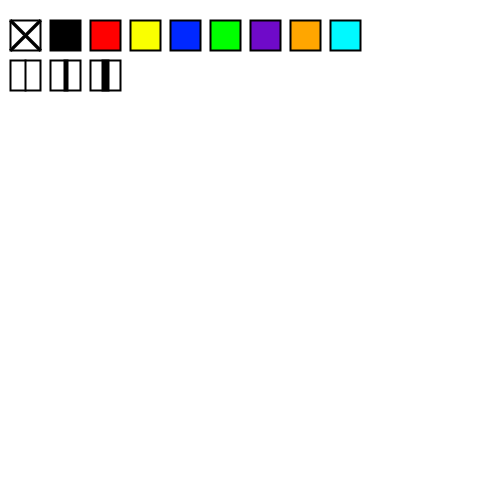
Frame 1 (no input)
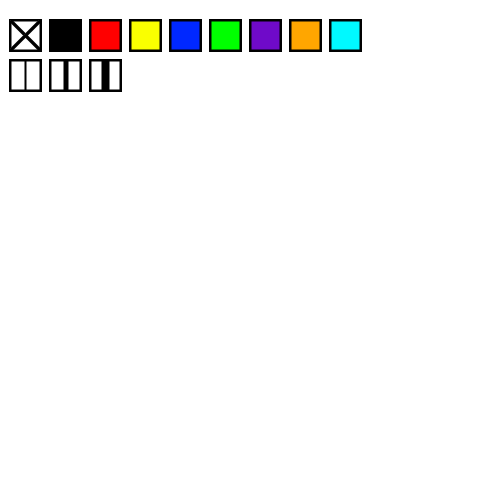
Frame 60 (the mouse pressed at the canvas centre just before this capture)
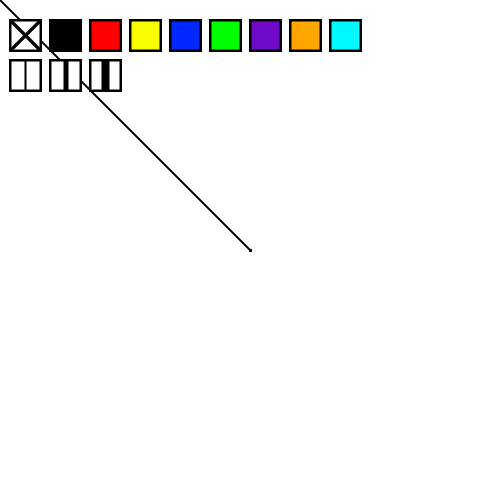
Frame 120 (the mouse held since frame 60 and released just before this capture)

The Processing sketch that drew these frames (run headless with seeded random() and noise(); from frame 60 on, the mouse is pressed at the canvas centre):

// Processing sketch: processing_26684
// ── processing_26684.pde

boolean hit = false;
boolean hit2 = false;
boolean hit3 = false;
boolean hit4 = false;
boolean hit5 = false;
boolean hit6 = false;
boolean hit7 = false;
boolean hit8 = false;
boolean hit9 = false;
float oldX;
float oldY;
int sWeight = 2;

void setup(){
  size(500, 500);
  background(255);
}


void draw(){
  strokeWeight(2);
  
  //button for clear screen
  fill(255);
  rect(10, 20, 30, 30);
  quad(11, 20, 10, 21, 39, 50, 40, 49);
  quad(39, 20, 40, 21, 11, 50, 10, 49);
  if(mouseX > 10 && mouseX < 40 && mouseY > 20 && mouseY < 50){
  // if(!hit){  // This tests to see if hit is not true
     //fill(130, 12, 147);
   //}
   if(mousePressed){ // This is where we know the box has been clicked
   background(255);
    fill(255); 
   }else{
    fill(255); 
   }
    hit = true; 
   //println("HIT!");
  }else{
    hit = false;
    fill(255);
  }
  
  //button for black
  fill(0);
  rect(50, 20, 30, 30);
  if(mouseX > 50 && mouseX < 80 && mouseY > 20 && mouseY < 50){
   //if(!hit2){  // This tests to see if hit is not true
    // fill(130, 120, 147);
  // }
   if(mousePressed){ // This is where we know the box has been clicked
    fill(0); 
    stroke(0);
   }else{
    fill(0); 
   }
    hit2 = true; 
   //println("HIT!");
  }else{
    hit2 = false;
    fill(0);
  }
  
  //button for red
  fill(255, 0, 0);
  rect(90, 20, 30, 30);
  if(mouseX > 90 && mouseX < 120 && mouseY > 20 && mouseY < 50){
  // if(!hit2){  // This tests to see if hit is not true
   //  fill(255, 0, 0);
  // }
   if(mousePressed){ // This is where we know the box has been clicked
    fill(255, 0, 0); 
    stroke(255, 0, 0);
   }else{
    fill(255, 0, 0); 
   }
    hit3 = true; 
   //println("HIT!");
  }else{
    hit3 = false;
    fill(255, 0, 0);
  }
  
  //button for yellow
  fill(250, 255, 0);
  rect(130, 20, 30, 30);
  if(mouseX > 130 && mouseX < 160 && mouseY > 20 && mouseY < 50){
  // if(!hit2){  // This tests to see if hit is not true
   //  fill(250, 255, 0);
   //}
   if(mousePressed){ // This is where we know the box has been clicked
    fill(250, 255, 0); 
    stroke(250, 255, 0);
   }else{
    fill(250, 255, 0); 
   }
    hit4 = true; 
   //println("HIT!");
  }else{
    hit4 = false;
    fill(250, 255, 0);
  }
  
  //button for blue
  fill(0, 40, 255);
  rect(170, 20, 30, 30);
  if(mouseX > 170 && mouseX < 200 && mouseY > 20 && mouseY < 50){
  // if(!hit2){  // This tests to see if hit is not true
     //fill(230, 99, 99);
  // }
   if(mousePressed){ // This is where we know the box has been clicked
    fill(0, 40, 255); 
    stroke(0, 40, 255);
   }else{
    fill(0, 40, 255); 
   }
    hit5 = true; 
   //println("HIT!");
  }else{
    hit5 = false;
    fill(0, 40, 255);
  }
  
  //button for green
  fill(0, 255, 0);
  rect(210, 20, 30, 30);
  if(mouseX > 210 && mouseX < 240 && mouseY > 20 && mouseY < 50){
  // if(!hit2){  // This tests to see if hit is not true
     //fill(230, 99, 99);
  // }
   if(mousePressed){ // This is where we know the box has been clicked
    fill(0, 255, 0); 
    stroke(0, 255, 0);
   }else{
    fill(0, 255, 0); 
   }
    hit6 = true; 
   //println("HIT!");
  }else{
    hit6 = false;
    fill(0, 255, 0);
  }
  
  //button for purple
  fill(111, 10, 201);
  rect(250, 20, 30, 30);
  if(mouseX > 250 && mouseX < 280 && mouseY > 20 && mouseY < 50){
  // if(!hit2){  // This tests to see if hit is not true
     //fill(230, 99, 99);
  // }
   if(mousePressed){ // This is where we know the box has been clicked
    fill(111, 10, 201); 
    stroke(111, 10, 201);
   }else{
    fill(111, 10, 201); 
   }
    hit7 = true; 
   //println("HIT!");
  }else{
    hit7 = false;
    fill(111, 10, 201);
  }
  
  //button for orange
  fill(255, 166, 0);
  rect(290, 20, 30, 30);
  if(mouseX > 290 && mouseX < 320 && mouseY > 20 && mouseY < 50){
  // if(!hit2){  // This tests to see if hit is not true
     //fill(230, 99, 99);
  // }
   if(mousePressed){ // This is where we know the box has been clicked
    fill(255, 166, 0); 
    stroke(255, 166, 0);
   }else{
    fill(255, 166, 0); 
   }
    hit8 = true; 
   //println("HIT!");
  }else{
    hit8 = false;
    fill(255, 166, 0);
  }
  
   //button for aqua
  fill(0, 249, 255);
  rect(330, 20, 30, 30);
  if(mouseX > 330 && mouseX < 360 && mouseY > 20 && mouseY < 50){
  // if(!hit2){  // This tests to see if hit is not true
     //fill(230, 99, 99);
  // }
   if(mousePressed){ // This is where we know the box has been clicked
    fill(0, 249, 255); 
    stroke(0, 249, 255);
   }else{
    fill(0, 249, 255); 
   }
    hit8 = true; 
   //println("HIT!");
  }else{
    hit8 = false;
    fill(0, 249, 255);
  }
  
  fill(255); // lowest weight
  rect(10, 60, 30, 30);
  fill(0);
  rect(25, 60, 0.7, 30);
  if(mouseX > 10 && mouseX < 40 && mouseY > 60 && mouseY < 90){
    if(mousePressed){
      sWeight = 2;
    }
  }
  
  fill(255); // Mid weight
  rect(50, 60, 30, 30);
  fill(0);
  rect(64, 60, 3, 30);
  if(mouseX > 50 && mouseX < 80 && mouseY > 60 && mouseY < 90){
    if(mousePressed){
      sWeight = 5;
    }
  }
  
  fill(255); // Heavy weight
  rect(90, 60, 30, 30);
  fill(0);
  rect(102.5, 60, 6, 30);
  if(mouseX > 90 && mouseX < 120 && mouseY > 60 && mouseY < 90){
    if(mousePressed){
      sWeight = 8;
    }
  }
 
  
  if(mousePressed){ // This draws
  strokeWeight(sWeight);
  line(mouseX, mouseY, oldX, oldY);
  }  
  oldX = mouseX;
  oldY = mouseY;
}

/*void mousePressed(){
  This is the function of mouse clicks throughout the program.
}*/
